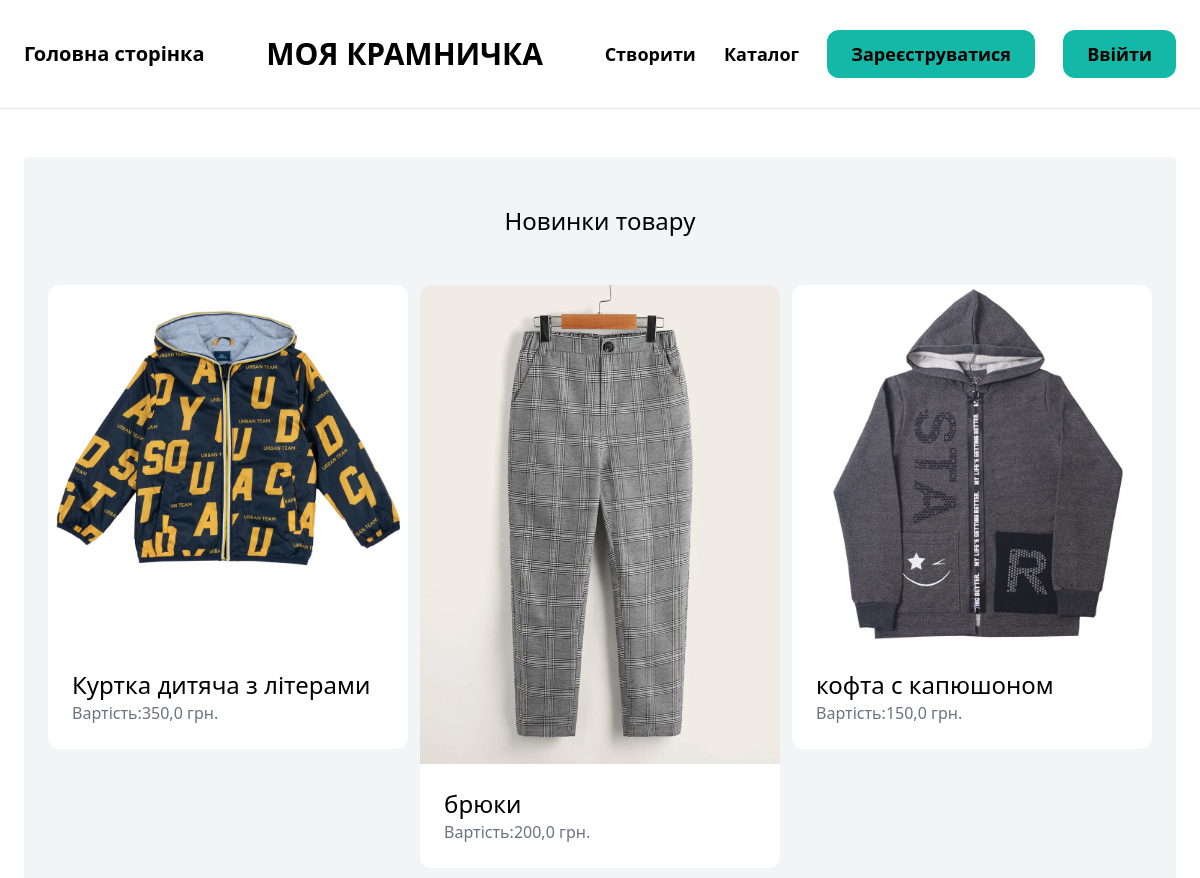
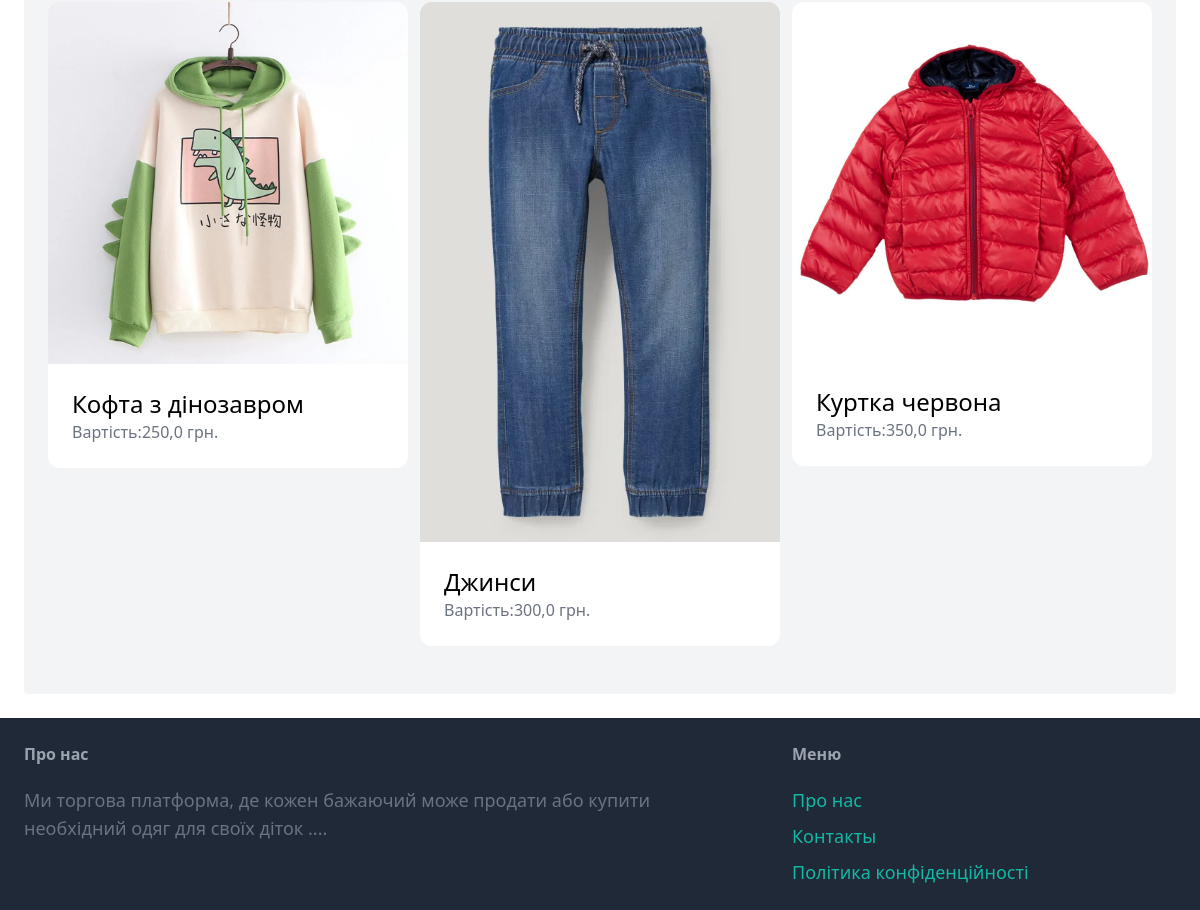
The page / on the database its author committed (2 pictures, top to bottom).
### item/models.py (models this page shows, shortened)
class Item(models.Model):
    category=models.ForeignKey(Category,related_name='items', on_delete=models.CASCADE , verbose_name='Категорія')
    name=models.CharField(max_length=255 , verbose_name='Назва')
    discription=models.TextField(blank=True, null=True , verbose_name='Опис')
    price=models.FloatField(verbose_name='Вартість')
    image = models.ImageField(upload_to='item_images',blank=True,null=True , verbose_name='Фото')
    is_sold = models.BooleanField(default=False , verbose_name='Продано')
    created_by = models.ForeignKey(User, related_name='items',on_delete=models.CASCADE)
    created_at=models.DateTimeField(auto_now_add=True)

### core/views.py (the view)
# urls.py: path('' ,views.index, name='index'),
def index(request):
    items= Item.objects.filter(is_sold=False)[0:6]
    categories = Category.objects.all()
    return render(request,'core/index.html', {
        'categories':categories,
        'items':items,
    })

### core/templates/core/index.html (shortened to what this page needs)
{% extends 'core/base.html' %}
{% block content %}
    <div class="mt-6 px-6 py-12 bg-gray-100 rounded xl" >
        <h2 class="mb-12 text-2xl text-center"> Новинки товару</h2>
        <div class="grid grid-cols-3 gap-3">
            {% for item in items %}
            <div>
                <a href="{% url 'item:detail' item.id %}">
                    <div>
                        <img src="{{item.image.url}}" class="rounded-t-xl ">
                    </div>
                    <div class="p-6 bg-white rounded-b-xl">
                        <h2 class="text-2xl">{{ item.name }}</h2>
                        <p class="text-gray-500">Вартість:{{ item.price }} грн.</p>
                    </div>
                </a>
            </div>
            {% endfor%}
        </div>
    </div>
{% endblock %}

### core/templates/core/base.html (shortened to what this page needs)
{% load static %}
<!DOCTYPE html>
<html>
    <head>
        <script src="https://cdn.tailwindcss.com"></script>
    </head>
    <body>
        <nav class="py-6 px-6 flex justify-between items-center border-b border-gray-200">
            <a href ="/" class="text-xl font-semibold "> Головна сторінка</a>
            <h1 class="px-6 py-3 text-3xl"><strong> МОЯ КРАМНИЧКА</strong></h1>
            <div class="space-x-6">
                <a href="{% url 'item:new' %}" class="text-lg font-semibold hover:text-gray-500">Створити</a>
                <a href="{% url 'item:items' %}" class="text-lg font-semibold hover:text-gray-500">Каталог</a>
                {% if request.user.is_authenticated %}
                    <a href="{% url 'conversation:inbox' %}" class="px-6 py-3 text-lg font-semibold bg-teal-500 text- white rounded-xl hover:bg-gray-700">Повідомлення</a>
                    <a href="{% url 'dashboard:index' %}" class="px-6 py-3 text-lg font-semibold bg-teal-500 text- white rounded-xl hover:bg-gray-700">Мій профіль</a>
                    <a href="{% url 'core:logout' %}" class="px-6 py-3 text-lg font-semibold bg-orange-400 text- white rounded-xl hover:bg-gray-700">Вийти</a>
                {% else %}
                    <a href="{% url 'core:signup' %}" class="px-6 py-3 text-lg font-semibold bg-teal-500 text- white rounded-xl hover:bg-gray-700">Зареєструватися</a>
                    <a href="{% url 'core:login' %}" class="px-6 py-3 text-lg font-semibold bg-teal-500 text- white rounded-xl hover:bg-gray-700">Ввійти</a>
                {% endif %}
            </div>
        </nav>
        <div class="px-6 py-6">
            {% block content %}
            {% endblock %}
        </div>
        <footer class="py-6 px-6 flex justify-between bg-gray-800">
            <div class="w-2/3 pr-10">
                <h3 class="mb-5 font-semibold text-gray-400">Про нас</h3>
                <p class="text-lg text-gray-500">Ми торгова платформа, де кожен бажаючий може продати або купити необхідний одяг для своїх діток ....</p>
            </div>
            <div class="w-1/3">
                <h3 class="mb-5 font-semibold text-gray-400"> Меню</h3>
                <ul class="space-y-2">
                    <li><a href="{% url 'core:aboutus'%}" class="text-lg text-teal-500 hover:text-teal-700">Про нас</a></li>
                    <li><a href="{% url 'core:contact'%}" class="text-lg text-teal-500 hover:text-teal-700">Контакты</a></li>
                    <li><a href="{% url 'core:privacypolicy'%}" class="text-lg text-teal-500 hover:text-teal-700">Політика конфіденційності</a></li>
                </ul>
            </div>
        </footer>
    </body>
</html>

### rows shown on the page
Item: image (picture), name "Куртка дитяча з літерами", price "350,0"
Item: image (picture), name "брюки", price "200,0"
Item: image (picture), name "кофта с капюшоном", price "150,0"
Item: image (picture), name "Кофта з дінозавром", price "250,0"
Item: image (picture), name "Джинси", price "300,0"
Item: image (picture), name "Куртка червона", price "350,0"
